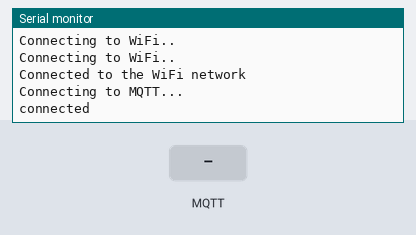
This program was run on a simulated ESP32. On the bench: the last lines printed to the serial monitor. Inputs (shaded band) come from the test bench. WiFi joins after 1.5 s; servers stay silent unless stated; random numbers use the default seed unless the program sets one; no MQTT or app messages arrive unless stated.

Above: at 2.7 s.
2.8 s: MQTT message "1" arrives on the first subscribed topic
At 3.5 s:
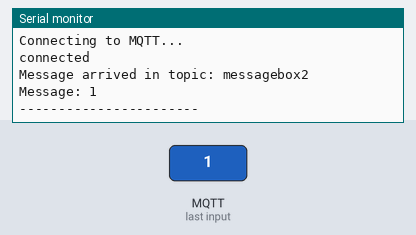
4.3 s: MQTT message "on" arrives on the first subscribed topic
At 4.7 s:
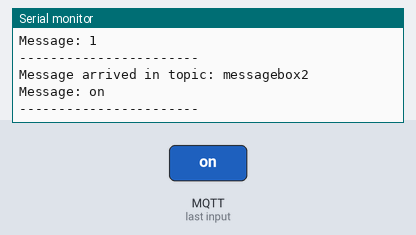
5.8 s: MQTT message "off" arrives on the first subscribed topic
At 7.0 s:
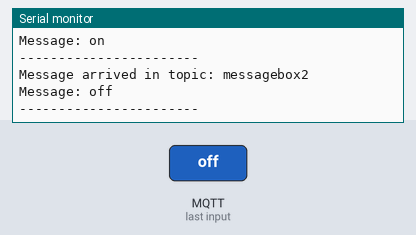

Measured:
- after the input at 2.8 s, the serial monitor: prints a new line at once (image 1)
- after the input at 4.3 s, the serial monitor: prints a new line at once (image 2)
- after the input at 5.8 s, the serial monitor: prints a new line at once (image 3)

The program:

main.cpp
```cpp
#include <Arduino.h>
#include <WiFi.h>
#include <PubSubClient.h>
#include <sstream>      // std::stringstream
#include <vfs_api.h>

const char* ssid = "officeFree";
const char* password =  "!@#$1234qwer";
const char* mqttServer = "192.168.98.112";
const int mqttPort = 8883;
const char* mqttUser = "test";
const char* mqttPassword = "1234";
const char* topic_pub = "messagebox";
const char* topic_sub = "messagebox2";

#define UPDATE_INTERVAL 5000L
unsigned long prevUpdateTime = 0L;

WiFiClient espClient;
PubSubClient mqttClient(espClient);


void callback(char* topic, byte* payload, unsigned int length) {
  Serial.print("Message arrived in topic: ");
  Serial.println(topic_sub);

  Serial.print("Message: ");
  for (int i = 0; i < length; i++) {
    Serial.print((char)payload[i]);
  }

  Serial.println();
  Serial.println("-----------------------");
}


void setup() {
  Serial.begin(9600);
  WiFi.begin(ssid, password);

  while (WiFi.status() != WL_CONNECTED) {
    delay(500);
    Serial.println("Connecting to WiFi..");
  }
  Serial.println("Connected to the WiFi network");

  mqttClient.setServer(mqttServer, mqttPort);
  mqttClient.setCallback(callback);

  while (!mqttClient.connected()) {
    Serial.println("Connecting to MQTT...");

    if (mqttClient.connect("ESP32Client", mqttUser, mqttPassword )) {
      Serial.println("connected");
    } else {
      Serial.print("failed with state ");
      Serial.print(mqttClient.state());
      delay(2000);
    }
  }

  mqttClient.subscribe(topic_sub);
  mqttClient.publish(topic_pub, "ESP32 logged in");
  prevUpdateTime = millis();
}

void loop() {
  mqttClient.loop();

  unsigned long currentTime = millis();
  if(currentTime > prevUpdateTime + UPDATE_INTERVAL) {
    int i = random(100);
    std::stringstream st;
    st<<i;
    mqttClient.publish(topic_pub, st.str().c_str());
    prevUpdateTime = currentTime;
  }
}
```
